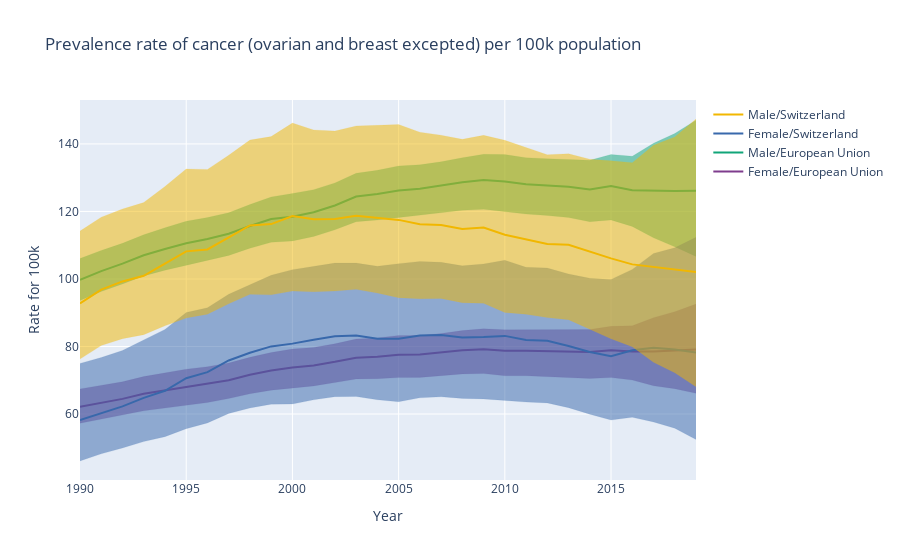

Notebook code for this chart:
### Markdown cell above
We observe that we recover a hierarchy similar to the one observed in the average percent of death. From 2000, the prevalence rate of males having cancer in Switzerland is stable compared to the one of males in european union that kept increasing. We do not observe such a difference for females. When considering only breast and ovarian cancers, we observe as expected that the the rate for males falls to zero, while the rate for swiss females has been higher than europeans until 2014, they catch up at this point.

### Code cell
fig = go.Figure()
i=0
for location, group_l in data_rate[(data_rate.measure_name=='Prevalence') & (data_rate.cause_name!='Ovarian cancer') & (data_rate.cause_name!='Breast cancer')].groupby(['location_name','sex_name','year'])[['val','lower','upper']].mean().reset_index().groupby('location_name'):
    for sex, group_s in group_l.groupby('sex_name'):
        fig.add_trace(go.Scatter(x=group_s['year'], y=group_s['val'], name=f'{sex}/{location}' ,line_color=colors[i],opacity=1))
        fig.add_trace(go.Scatter(x=group_s['year'], y=group_s['lower'], fill=None, mode='lines',hoverinfo='skip',line_color=colors[i],line_width=0.1,showlegend=False))
        fig.add_trace(go.Scatter(x=group_s['year'], y=group_s['upper'], fill='tonexty', mode='lines',hoverinfo='skip',line_color=colors[i],line_width=0.1,showlegend=False))
        i+=1
fig.update_xaxes(title_text="Year")
fig.update_yaxes(title_text="Rate for 100k")
fig.update_layout(hovermode='x unified', title='Prevalence rate of cancer (ovarian and breast excepted) per 100k population')
fig.show()
